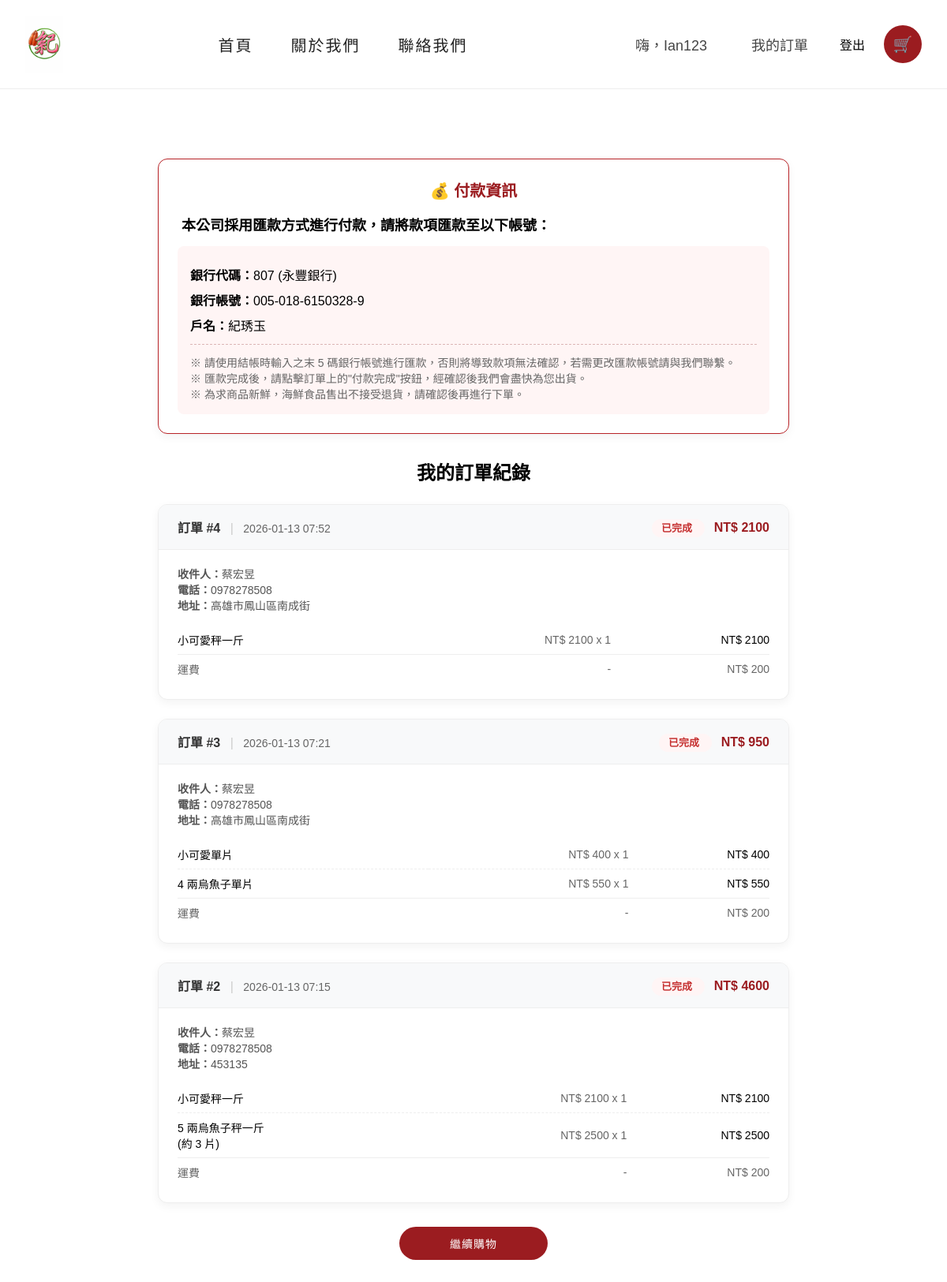
/orders/ (signed in), run on the app's committed database.
### web/models.py (models this page shows, shortened)
class Order(models.Model):
    user = models.ForeignKey(User, on_delete=models.CASCADE)
    receiver_name = models.CharField(max_length=100, default='')
    receiver_phone = models.CharField(max_length=20, default='')
    address = models.CharField(max_length=255, default='')
    payment_name = models.CharField(max_length=100, default='')
    payment_phone = models.CharField(max_length=20, default='')
    account_last_5 = models.CharField(max_length=5, default='')
    total_price = models.IntegerField()
    shipping_fee = models.IntegerField(default=200)
    state = models.CharField(max_length=20, default='等待付款中')
    paid = models.BooleanField(default=False)
    created_date = models.DateTimeField(auto_now_add=True)

class OrderItem(models.Model):
    order = models.ForeignKey(Order, related_name='items', on_delete=models.CASCADE)
    product = models.ForeignKey(Product, on_delete=models.CASCADE)
    price = models.IntegerField()
    quantity = models.IntegerField(default=1)
    gift_box = models.CharField(max_length=20, null=True, blank=True)
    paper_bag = models.CharField(max_length=20, null=True, blank=True)
    @property
    def subtotal(self):
        return self.price * self.quantity

class Product(models.Model):
    name = models.CharField(max_length=100)
    price = models.IntegerField()
    image_path = models.CharField(max_length=255)

### web/views.py (the view)
# urls.py: path("orders/", orders, name="orders"),
@login_required
def orders(request):
    orders = Order.objects.filter(user=request.user).order_by('-created_date')
    return render(request, "orders.html", {'orders': orders})

### web/templatetags/custom_filters.py (called while the page is built)
@register.filter
def replace_newline(value):
    if isinstance(value, str):
        return mark_safe(value.replace('\\n', '<br>'))
    return value

### templates/orders.html (shortened to what this page needs)
{% extends "base.html" %}
{% load static %}
{% load custom_filters %}
{% block content %}
<div style="max-width: 800px; margin: 60px auto; padding: 28px;">
    <div
        style="background: #fff; border-radius: 12px; box-shadow: 0 4px 12px rgba(0,0,0,0.05); padding: 24px; margin-bottom: 30px; border: 1px solid #b82428;">
        <h3 style="margin: 0 0 16px 0; color: #9b1c20; font-size: 20px; text-align: center;">💰 付款資訊</h3>
        <p style="margin: 15px 5px; font-size: 18px;"><strong> 本公司採用匯款方式進行付款，請將款項匯款至以下帳號：</strong></p>
        <div style="background: #fff5f5; padding: 16px; border-radius: 8px;">
            <p style="margin: 8px 0; font-size: 16px;"><strong>銀行代碼：</strong>807 (永豐銀行)</p>
            <p style="margin: 8px 0; font-size: 16px;"><strong>銀行帳號：</strong>005-018-6150328-9</p>
            <p style="margin: 8px 0; font-size: 16px;"><strong>戶名：</strong>紀琇玉</p>
            <hr style="border: 0; border-top: 1px dashed #dcb5b5; margin: 12px 0;">
            <p style="margin: 0; font-size: 14px; color: #666;">※ 請使用結帳時輸入之末 5 碼銀行帳號進行匯款，否則將導致款項無法確認，若需更改匯款帳號請與我們聯繫。
            </p>
            <p style="margin: 0; font-size: 14px; color: #666;">※ 匯款完成後，請點擊訂單上的"付款完成"按鈕，經確認後我們會盡快為您出貨。</p>
            <p style="margin: 0; font-size: 14px; color: #666;">※ 為求商品新鮮，海鮮食品售出不接受退貨，請確認後再進行下單。</p>
        </div>
    </div>
    <h2 style="margin-bottom: 24px; text-align: center;">我的訂單紀錄</h2>
    {% if orders %}
    <div style="display: flex; flex-direction: column; gap: 24px;">
        {% for order in orders %}
        <div
            style="background: #fff; border-radius: 12px; box-shadow: 0 4px 12px rgba(0,0,0,0.05); overflow: hidden; border: 1px solid #eee;">
            <div
                style="background: #f8f9fa; padding: 16px 24px; border-bottom: 1px solid #eee; display: flex; justify-content: space-between; align-items: center; flex-wrap: wrap; gap: 10px;">
                <div>
                    <span style="font-weight: bold; color: #333;">訂單 #{{ order.id }}</span>
                    <span style="margin: 0 8px; color: #ccc;">|</span>
                    <span style="color: #666; font-size: 14px;">{{ order.created_date|date:"Y-m-d H:i" }}</span>
                </div>
                <div>
                    <span
                        style="padding: 4px 12px; border-radius: 20px; font-size: 13px; font-weight: 600;
                            background: {% if order.state == '付款完成，盡快安排出貨' %}#e6fffa{% elif order.state == '等待賣家確認中' %}#fffaf0{% else %}#fff5f5{% endif %};
                            color: {% if order.state == '付款完成，盡快安排出貨' %}#2c7a7b{% elif order.state == '等待賣家確認中' %}#dd6b20{% else %}#c53030{% endif %};">
                        {{ order.state }}
                    </span>
                    <span style="margin-left: 12px; font-weight: bold; color: #9b1c20;">NT$ {{ order.total_price }}
                    </span>
                </div>
            </div>
            <div style="padding: 20px 24px;">
                <div style="margin-bottom: 16px; font-size: 14px; color: #555;">
                    <strong>收件人：</strong>{{ order.receiver_name }} <br>
                    <strong>電話：</strong>{{ order.receiver_phone }} <br>
                    <strong>地址：</strong>{{ order.address }}
                </div>
                <table style="width: 100%; font-size: 14px; border-collapse: collapse;">
                    {% for item in order.items.all %}
                    <tr style="border-bottom: 1px dashed #eee;">
                        <td style="padding: 8px 0;">
                            {{ item.product.name|replace_newline }}
                        </td>
                        <td style="padding: 8px 0; text-align: right; color: #666;">
                            NT$ {{ item.price }} x {{ item.quantity }}
                        </td>
                        <td style="padding: 8px 0; text-align: right; font-weight: 500;">
                            NT$ {{ item.subtotal }}
                        </td>
                    </tr>
                    {% endfor %}
                    <tr style="border-top: 1px solid #eee;">
                        <td style="padding: 8px 0; color: #666;">運費</td>
                        <td style="padding: 8px 0; text-align: right; color: #666;">-</td>
                        <td style="padding: 8px 0; text-align: right; color: #666;">
                            NT$ {{ order.shipping_fee }}
                        </td>
                    </tr>
                </table>
            </div>
        </div>
        {% endfor %}
    </div>
    <div style="margin-top: 30px; text-align: center;">
        <a href="{% url 'index' %}" class="btn-primary">繼續購物</a>
    </div>
    {% else %}
    <div
        style="text-align: center; padding: 60px 0; background: #fff; border-radius: 16px; box-shadow: 0 10px 24px rgba(0,0,0,0.08);">
        <p style="margin-bottom: 24px; color: #666; font-size: 18px;">目前沒有訂單紀錄</p>
        <a href="{% url 'index' %}" class="btn-primary">去逛逛</a>
    </div>
    {% endif %}
</div>
{% endblock %}

### templates/partials/navbar.html (shortened to what this page needs)
{% load static %}
<header class="site-header">
    <div class="nav-container">
        <div class="nav-logo">
            <a href="/">
                <img src="{% static 'images/logo.jpg' %}" alt="logo">
            </a>
        </div>
        <nav class="nav-menu">
            <a href="{% url 'index' %}">首頁</a>
            <a href="{% url 'about' %}">關於我們</a>
            <a href="{% url 'contact' %}">聯絡我們</a>
        </nav>
        <div class="nav-actions">
            {% if user.is_authenticated %}
            <span class="nav-link">嗨，{{ user.username }}</span>
            <a href="{% url 'orders' %}" class="nav-link">我的訂單</a>
            <form method="post" action="{% url 'logout' %}" style="display:inline;">
                <button type="submit" class="nav-link logout-btn">
                    登出
                </button>
            </form>
            {% else %}
            <a href="{% url 'login' %}" class="nav-link">會員登入</a>
            {% endif %}
            <a href="{% url 'cart_detail' %}" class="nav-cart">🛒</a>
        </div>
    </div>
</header>

### static/css/style.css (style rules this page uses)
body { margin: 0; font-family: "Noto Sans TC", sans-serif; }
img { max-width: 100%; height: auto; display: block; }
.btn-primary { display: inline-flex; align-items: center; justify-content: center; min-width: 140px; height: 42px; padding: 0 24px; background-color: #9b1c20; color: #fff; font-size: 14px; font-weight: 500; letter-spacing: 1px; border-radius: 21px; text-decoration: none; border: none; cursor: pointer; transition: all 0.25s ease; }
.site-header { background: #ffffff; border-bottom: 1px solid #eee; position: sticky; top: 0; z-index: 1000; }
.nav-container { max-width: 1280px; margin: 0 auto; padding: 20px 32px; display: flex; align-items: center; justify-content: space-between; }
.nav-logo img { height: 72px; display: block; }
.nav-menu { display: flex; gap: 48px; }
.nav-menu a { position: relative; font-size: 20px; font-weight: 500; color: #222; text-decoration: none; letter-spacing: 2px; padding: 8px 0; }
.nav-menu a::after { content: ""; position: absolute; left: 0; bottom: -8px; width: 0; height: 3px; background: #9b1c20; transition: width 0.3s ease; }
.nav-actions { display: flex; align-items: center; gap: 24px; }
.nav-link { font-size: 18px; text-decoration: none; color: #444; padding: 8px 16px; border-radius: 8px; transition: all 0.25s ease; }
.nav-cart { width: 48px; height: 48px; border-radius: 50%; background: #9b1c20; color: #fff; display: flex; align-items: center; justify-content: center; text-decoration: none; font-size: 20px; transition: background 0.25s ease; }
.logout-btn { background: none; border: none; padding: 0; cursor: pointer; font: inherit; color: inherit; }

### data on the page
Order: id "4", created_date "2026-01-13 07:52", state "已完成", total_price "2100", receiver_name "蔡宏昱", receiver_phone "0978278508", address "高雄市鳳山區南成街", shipping_fee "200"
OrderItem: product.name "小可愛秤一斤", price "2100", quantity "1", subtotal "2100"
Order: id "3", created_date "2026-01-13 07:21", state "已完成", total_price "950", receiver_name "蔡宏昱", receiver_phone "0978278508", address "高雄市鳳山區南成街", shipping_fee "200"
OrderItem: product.name "小可愛單片", price "400", quantity "1", subtotal "400"
OrderItem: product.name "4 兩烏魚子單片", price "550", quantity "1", subtotal "550"
Order: id "2", created_date "2026-01-13 07:15", state "已完成", total_price "4600", receiver_name "蔡宏昱", receiver_phone "0978278508", address "453135", shipping_fee "200"
OrderItem: product.name "小可愛秤一斤", price "2100", quantity "1", subtotal "2100"
OrderItem: product.name "5 兩烏魚子秤一斤 (約 3 片)", price "2500", quantity "1", subtotal "2500"

### other printed values
{{ user.username }} "Ian123"
